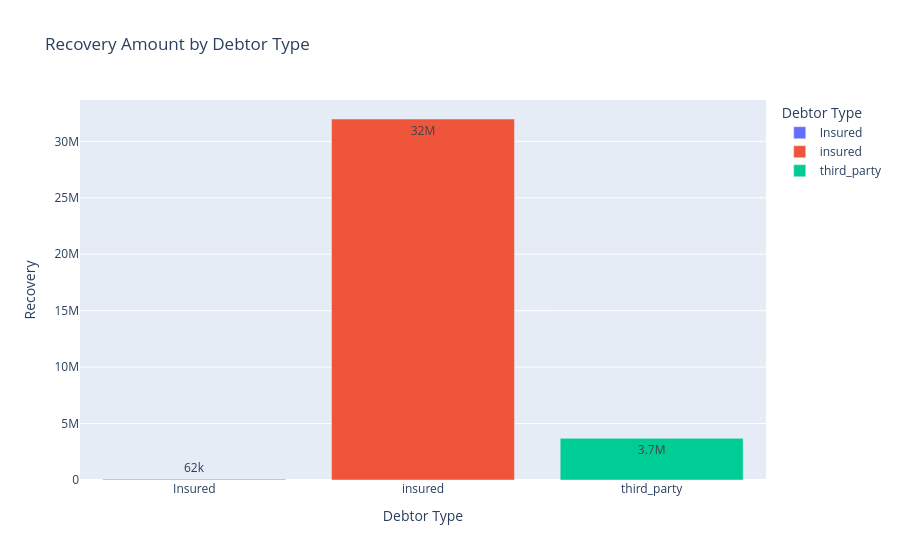

Notebook cell for this chart:
### Code cell
fig = px.bar(
    debtor_type_summary,
    x="Debtor Type",
    y="Recovery",
    color="Debtor Type",
    text_auto=".2s",
    title="Recovery Amount by Debtor Type"
)

fig.show()

### Figure 1 — Plotly figure (JSON) as saved in the notebook; plotly's stock layout.template omitted (floating-point values rounded to 4 significant figures)
{"data": [{"alignmentgroup": "True", "hovertemplate": "Debtor Type=%{x}<br>Recovery=%{y}<extra></extra>", "legendgroup": "Insured", "marker": {"color": "#636efa", "pattern": {"shape": ""}}, "name": "Insured", "offsetgroup": "Insured", "orientation": "v", "showlegend": true, "textposition": "auto", "texttemplate": "%{y:.2s}", "type": "bar", "x": ["Insured"], "xaxis": "x", "y": [62370.0], "yaxis": "y"}, {"alignmentgroup": "True", "hovertemplate": "Debtor Type=%{x}<br>Recovery=%{y}<extra></extra>", "legendgroup": "insured", "marker": {"color": "#EF553B", "pattern": {"shape": ""}}, "name": "insured", "offsetgroup": "insured", "orientation": "v", "showlegend": true, "textposition": "auto", "texttemplate": "%{y:.2s}", "type": "bar", "x": ["insured"], "xaxis": "x", "y": [31980000.0], "yaxis": "y"}, {"alignmentgroup": "True", "hovertemplate": "Debtor Type=%{x}<br>Recovery=%{y}<extra></extra>", "legendgroup": "third_party", "marker": {"color": "#00cc96", "pattern": {"shape": ""}}, "name": "third_party", "offsetgroup": "third_party", "orientation": "v", "showlegend": true, "textposition": "auto", "texttemplate": "%{y:.2s}", "type": "bar", "x": ["third_party"], "xaxis": "x", "y": [3691000.0], "yaxis": "y"}], "layout": {"barmode": "relative", "legend": {"title": {"text": "Debtor Type"}, "tracegroupgap": 0}, "title": {"text": "Recovery Amount by Debtor Type"}, "xaxis": {"anchor": "y", "categoryarray": ["Insured", "insured", "third_party"], "categoryorder": "array", "domain": [0, 1], "title": {"text": "Debtor Type"}}, "yaxis": {"anchor": "x", "domain": [0, 1], "title": {"text": "Recovery"}}}}
